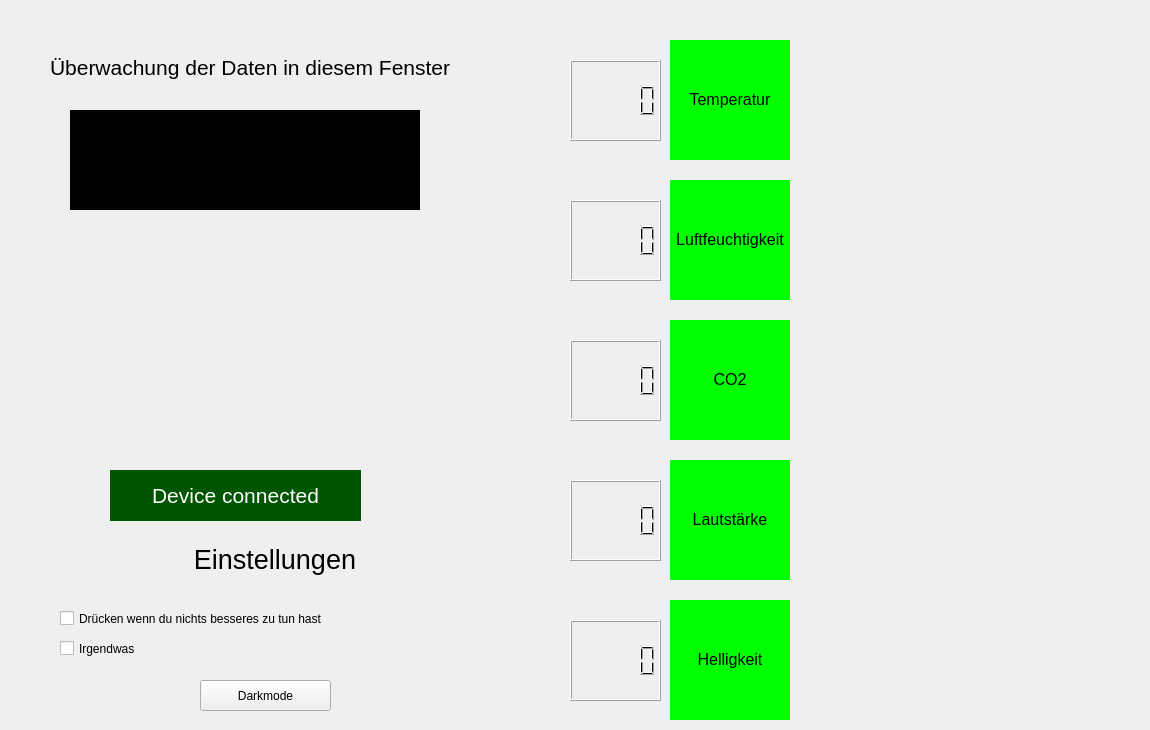
    <widget class="QWidget" name="develop">
     <widget class="QCheckBox" name="checkb2">
      <property name="geometry">
       <rect>
        <x>60</x>
        <y>640</y>
        <width>311</width>
        <height>17</height>
       </rect>
      </property>
      <property name="text">
       <string>Irgendwas</string>
      </property>
     </widget>
     <widget class="QLabel" name="hellampel">
      <property name="geometry">
       <rect>
        <x>670</x>
        <y>600</y>
        <width>120</width>
        <height>120</height>
       </rect>
      </property>
      <property name="styleSheet">
       <string notr="true">background-color: rgb(0, 255, 0);
font: 14pt &quot;MS Shell Dlg 2&quot;;</string>
      </property>
      <property name="text">
       <string>&lt;html&gt;&lt;head/&gt;&lt;body&gt;&lt;p&gt;&lt;span style=&quot; font-size:12pt;&quot;&gt;Helligkeit&lt;/span&gt;&lt;/p&gt;&lt;/body&gt;&lt;/html&gt;</string>
      </property>
      <property name="alignment">
       <set>Qt::AlignCenter</set>
      </property>
     </widget>
     <widget class="QLabel" name="tempampel">
      <property name="geometry">
       <rect>
        <x>670</x>
        <y>40</y>
        <width>120</width>
        <height>120</height>
       </rect>
      </property>
      <property name="styleSheet">
       <string notr="true">background-color: rgb(0, 255, 0);
font: 14pt &quot;MS Shell Dlg 2&quot;;</string>
      </property>
      <property name="text">
       <string>&lt;html&gt;&lt;head/&gt;&lt;body&gt;&lt;p&gt;&lt;span style=&quot; font-size:12pt;&quot;&gt;Temperatur&lt;/span&gt;&lt;/p&gt;&lt;/body&gt;&lt;/html&gt;</string>
      </property>
      <property name="alignment">
       <set>Qt::AlignCenter</set>
      </property>
     </widget>
     <widget class="QCheckBox" name="checkb1">
      <property name="geometry">
       <rect>
        <x>60</x>
        <y>610</y>
        <width>361</width>
        <height>17</height>
       </rect>
      </property>
      <property name="text">
       <string>Drücken wenn du nichts besseres zu tun hast</string>
      </property>
     </widget>
     <widget class="QLabel" name="info">
      <property name="geometry">
       <rect>
        <x>50</x>
        <y>30</y>
        <width>420</width>
        <height>75</height>
       </rect>
      </property>
      <property name="text">
       <string>&lt;html&gt;&lt;head/&gt;&lt;body&gt;&lt;p&gt;&lt;span style=&quot; font-size:16pt;&quot;&gt;Überwachung der Daten in diesem Fenster &lt;/span&gt;&lt;/p&gt;&lt;/body&gt;&lt;/html&gt;</string>
      </property>
     </widget>
     <widget class="QLCDNumber" name="tempanzei">
      <property name="geometry">
       <rect>
        <x>570</x>
        <y>60</y>
        <width>91</width>
        <height>81</height>
       </rect>
      </property>
      <property name="font">
       <font>
        <pointsize>14</pointsize>
       </font>
      </property>
     </widget>
     <widget class="QLabel" name="co2ampel">
      <property name="geometry">
       <rect>
        <x>670</x>
        <y>320</y>
        <width>120</width>
        <height>120</height>
       </rect>
      </property>
      <property name="styleSheet">
       <string notr="true">background-color: rgb(0, 255, 0);
font: 14pt &quot;MS Shell Dlg 2&quot;;</string>
      </property>
      <property name="text">
       <string>&lt;html&gt;&lt;head/&gt;&lt;body&gt;&lt;p&gt;&lt;span style=&quot; font-size:12pt;&quot;&gt;CO2&lt;/span&gt;&lt;/p&gt;&lt;/body&gt;&lt;/html&gt;</string>
      </property>
      <property name="alignment">
       <set>Qt::AlignCenter</set>
      </property>
     </widget>
     <widget class="QLabel" name="luftfeuchtampel">
      <property name="geometry">
       <rect>
        <x>670</x>
        <y>180</y>
        <width>120</width>
        <height>120</height>
       </rect>
      </property>
      <property name="styleSheet">
       <string notr="true">background-color: rgb(0, 255, 0);
font: 14pt &quot;MS Shell Dlg 2&quot;;</string>
      </property>
      <property name="text">
       <string>&lt;html&gt;&lt;head/&gt;&lt;body&gt;&lt;p&gt;&lt;span style=&quot; font-size:12pt;&quot;&gt;Luftfeuchtigkeit&lt;/span&gt;&lt;/p&gt;&lt;/body&gt;&lt;/html&gt;</string>
      </property>
      <property name="alignment">
       <set>Qt::AlignCenter</set>
      </property>
     </widget>
     <widget class="PlotWidget" name="co2w" native="true">
      <property name="geometry">
       <rect>
        <x>820</x>
        <y>320</y>
        <width>321</width>
        <height>121</height>
       </rect>
      </property>
     </widget>
     <widget class="PlotWidget" name="tempw" native="true">
      <property name="geometry">
       <rect>
        <x>820</x>
        <y>40</y>
        <width>320</width>
        <height>120</height>
       </rect>
      </property>
     </widget>
     <widget class="QLCDNumber" name="lautanzei">
      <property name="geometry">
       <rect>
        <x>570</x>
        <y>480</y>
        <width>91</width>
        <height>81</height>
       </rect>
      </property>
      <property name="font">
       <font>
        <pointsize>14</pointsize>
       </font>
      </property>
     </widget>
     <widget class="QLabel" name="einlabel">
      <property name="geometry">
       <rect>
        <x>125</x>
        <y>510</y>
        <width>300</width>
        <height>100</height>
       </rect>
      </property>
      <property name="palette">
       <palette>
        <active>
         <colorrole role="WindowText">
          <brush brushstyle="SolidPattern">
           <color alpha="255">
            <red>0</red>
            <green>0</green>
            <blue>0</blue>
           </color>
          </brush>
         </colorrole>
         <colorrole role="Button">
          <brush brushstyle="SolidPattern">
           <color alpha="255">
            <red>255</red>
            <green>255</green>
            <blue>255</blue>
           </color>
          </brush>
         </colorrole>
         <colorrole role="Light">
          <brush brushstyle="SolidPattern">
           <color alpha="255">
            <red>255</red>
            <green>255</green>
            <blue>255</blue>
           </color>
          </brush>
         </colorrole>
         <colorrole role="Midlight">
          <brush brushstyle="SolidPattern">
           <color alpha="255">
            <red>255</red>
            <green>255</green>
            <blue>255</blue>
           </color>
          </brush>
         </colorrole>
         <colorrole role="Dark">
          <brush brushstyle="SolidPattern">
           <color alpha="255">
            <red>127</red>
            <green>127</green>
            <blue>127</blue>
           </color>
          </brush>
         </colorrole>
         <colorrole role="Mid">
          <brush brushstyle="SolidPattern">
           <color alpha="255">
            <red>170</red>
            <green>170</green>
            <blue>170</blue>
           </color>
          </brush>
         </colorrole>
         <colorrole role="Text">
          <brush brushstyle="SolidPattern">
           <color alpha="255">
            <red>0</red>
            <green>0</green>
            <blue>0</blue>
           </color>
          </brush>
         </colorrole>
         <colorrole role="BrightText">
          <brush brushstyle="SolidPattern">
           <color alpha="255">
            <red>255</red>
            <green>255</green>
            <blue>255</blue>
           </color>
          </brush>
         </colorrole>
         <colorrole role="ButtonText">
          <brush brushstyle="SolidPattern">
           <color alpha="255">
            <red>0</red>
            <green>0</green>
            <blue>0</blue>
           </color>
          </brush>
         </colorrole>
         <colorrole role="Base">
          <brush brushstyle="SolidPattern">
           <color alpha="255">
            <red>255</red>
            <green>255</green>
            <blue>255</blue>
           </color>
          </brush>
         </colorrole>
         <colorrole role="Window">
          <brush brushstyle="SolidPattern">
           <color alpha="255">
            <red>255</red>
            <green>255</green>
            <blue>255</blue>
           </color>
          </brush>
         </colorrole>
         <colorrole role="Shadow">
          <brush brushstyle="SolidPattern">
           <color alpha="255">
            <red>0</red>
            <green>0</green>
            <blue>0</blue>
           </color>
          </brush>
         </colorrole>
         <colorrole role="AlternateBase">
          <brush brushstyle="SolidPattern">
           <color alpha="255">
            <red>255</red>
            <green>255</green>
            <blue>255</blue>
           </color>
          </brush>
         </colorrole>
         <colorrole role="ToolTipBase">
          <brush brushstyle="SolidPattern">
           <color alpha="255">
            <red>255</red>
            <green>255</green>
            <blue>220</blue>
           </color>
          </brush>
         </colorrole>
         <colorrole role="ToolTipText">
          <brush brushstyle="SolidPattern">
           <color alpha="255">
            <red>0</red>
            <green>0</green>
            <blue>0</blue>
           </color>
          </brush>
         </colorrole>
         <colorrole role="PlaceholderText">
          <brush brushstyle="NoBrush">
           <color alpha="128">
            <red>0</red>
            <green>0</green>
            <blue>0</blue>
           </color>
          </brush>
         </colorrole>
        </active>
        <inactive>
         <colorrole role="WindowText">
          <brush brushstyle="SolidPattern">
           <color alpha="255">
            <red>0</red>
            <green>0</green>
            <blue>0</blue>
           </color>
          </brush>
         </colorrole>
         <colorrole role="Button">
          <brush brushstyle="SolidPattern">
           <color alpha="255">
            <red>255</red>
            <green>255</green>
            <blue>255</blue>
           </color>
          </brush>
         </colorrole>
         <colorrole role="Light">
          <brush brushstyle="SolidPattern">
           <color alpha="255">
            <red>255</red>
            <green>255</green>
            <blue>255</blue>
           </color>
          </brush>
         </colorrole>
         <colorrole role="Midlight">
          <brush brushstyle="SolidPattern">
           <color alpha="255">
            <red>255</red>
            <green>255</green>
            <blue>255</blue>
           </color>
          </brush>
         </colorrole>
         <colorrole role="Dark">
          <brush brushstyle="SolidPattern">
           <color alpha="255">
            <red>127</red>
            <green>127</green>
            <blue>127</blue>
           </color>
          </brush>
         </colorrole>
         <colorrole role="Mid">
          <brush brushstyle="SolidPattern">
           <color alpha="255">
            <red>170</red>
            <green>170</green>
            <blue>170</blue>
           </color>
          </brush>
         </colorrole>
         <colorrole role="Text">
          <brush brushstyle="SolidPattern">
           <color alpha="255">
            <red>0</red>
            <green>0</green>
            <blue>0</blue>
           </color>
          </brush>
         </colorrole>
         <colorrole role="BrightText">
          <brush brushstyle="SolidPattern">
           <color alpha="255">
            <red>255</red>
            <green>255</green>
            <blue>255</blue>
           </color>
          </brush>
         </colorrole>
         <colorrole role="ButtonText">
          <brush brushstyle="SolidPattern">
           <color alpha="255">
            <red>0</red>
            <green>0</green>
            <blue>0</blue>
           </color>
          </brush>
         </colorrole>
         <colorrole role="Base">
          <brush brushstyle="SolidPattern">
           <color alpha="255">
            <red>255</red>
            <green>255</green>
            <blue>255</blue>
           </color>
          </brush>
         </colorrole>
         <colorrole role="Window">
          <brush brushstyle="SolidPattern">
           <color alpha="255">
            <red>255</red>
            <green>255</green>
            <blue>255</blue>
           </color>
          </brush>
         </colorrole>
         <colorrole role="Shadow">
          <brush brushstyle="SolidPattern">
           <color alpha="255">
            <red>0</red>
            <green>0</green>
            <blue>0</blue>
           </color>
          </brush>
         </colorrole>
         <colorrole role="AlternateBase">
          <brush brushstyle="SolidPattern">
           <color alpha="255">
            <red>255</red>
            <green>255</green>
            <blue>255</blue>
           </color>
          </brush>
         </colorrole>
         <colorrole role="ToolTipBase">
          <brush brushstyle="SolidPattern">
           <color alpha="255">
            <red>255</red>
            <green>255</green>
            <blue>220</blue>
           </color>
          </brush>
         </colorrole>
         <colorrole role="ToolTipText">
          <brush brushstyle="SolidPattern">
           <color alpha="255">
            <red>0</red>
            <green>0</green>
            <blue>0</blue>
           </color>
          </brush>
         </colorrole>
         <colorrole role="PlaceholderText">
          <brush brushstyle="NoBrush">
           <color alpha="128">
            <red>0</red>
            <green>0</green>
            <blue>0</blue>
           </color>
          </brush>
         </colorrole>
        </inactive>
        <disabled>
         <colorrole role="WindowText">
          <brush brushstyle="SolidPattern">
           <color alpha="255">
            <red>127</red>
            <green>127</green>
            <blue>127</blue>
           </color>
          </brush>
         </colorrole>
         <colorrole role="Button">
          <brush brushstyle="SolidPattern">
           <color alpha="255">
            <red>255</red>
            <green>255</green>
            <blue>255</blue>
           </color>
          </brush>
         </colorrole>
         <colorrole role="Light">
          <brush brushstyle="SolidPattern">
           <color alpha="255">
            <red>255</red>
            <green>255</green>
            <blue>255</blue>
           </color>
          </brush>
         </colorrole>
         <colorrole role="Midlight">
          <brush brushstyle="SolidPattern">
           <color alpha="255">
            <red>255</red>
            <green>255</green>
            <blue>255</blue>
           </color>
          </brush>
         </colorrole>
         <colorrole role="Dark">
          <brush brushstyle="SolidPattern">
           <color alpha="255">
            <red>127</red>
            <green>127</green>
            <blue>127</blue>
           </color>
          </brush>
         </colorrole>
         <colorrole role="Mid">
          <brush brushstyle="SolidPattern">
           <color alpha="255">
            <red>170</red>
            <green>170</green>
            <blue>170</blue>
           </color>
          </brush>
         </colorrole>
         <colorrole role="Text">
          <brush brushstyle="SolidPattern">
           <color alpha="255">
            <red>127</red>
            <green>127</green>
            <blue>127</blue>
           </color>
          </brush>
         </colorrole>
         <colorrole role="BrightText">
          <brush brushstyle="SolidPattern">
           <color alpha="255">
            <red>255</red>
            <green>255</green>
            <blue>255</blue>
           </color>
          </brush>
         </colorrole>
         <colorrole role="ButtonText">
          <brush brushstyle="SolidPattern">
           <color alpha="255">
            <red>127</red>
            <green>127</green>
            <blue>127</blue>
           </color>
          </brush>
         </colorrole>
         <colorrole role="Base">
          <brush brushstyle="SolidPattern">
           <color alpha="255">
            <red>255</red>
            <green>255</green>
            <blue>255</blue>
           </color>
          </brush>
         </colorrole>
         <colorrole role="Window">
          <brush brushstyle="SolidPattern">
           <color alpha="255">
            <red>255</red>
            <green>255</green>
            <blue>255</blue>
           </color>
          </brush>
         </colorrole>
         <colorrole role="Shadow">
          <brush brushstyle="SolidPattern">
           <color alpha="255">
            <red>0</red>
            <green>0</green>
            <blue>0</blue>
           </color>
          </brush>
         </colorrole>
         <colorrole role="AlternateBase">
          <brush brushstyle="SolidPattern">
           <color alpha="255">
            <red>255</red>
            <green>255</green>
            <blue>255</blue>
           </color>
          </brush>
         </colorrole>
         <colorrole role="ToolTipBase">
          <brush brushstyle="SolidPattern">
           <color alpha="255">
            <red>255</red>
            <green>255</green>
            <blue>220</blue>
           </color>
          </brush>
         </colorrole>
         <colorrole role="ToolTipText">
          <brush brushstyle="SolidPattern">
           <color alpha="255">
            <red>0</red>
            <green>0</green>
            <blue>0</blue>
           </color>
          </brush>
         </colorrole>
         <colorrole role="PlaceholderText">
          <brush brushstyle="NoBrush">
           <color alpha="128">
            <red>0</red>
            <green>0</green>
            <blue>0</blue>
           </color>
          </brush>
         </colorrole>
        </disabled>
       </palette>
      </property>
      <property name="text">
       <string>&lt;html&gt;&lt;head/&gt;&lt;body&gt;&lt;p align=&quot;center&quot;&gt;&lt;span style=&quot; font-size:20pt;&quot;&gt;Einstellungen&lt;/span&gt;&lt;/p&gt;&lt;/body&gt;&lt;/html&gt;</string>
      </property>
     </widget>
     <widget class="QLabel" name="istdevcon">
      <property name="geometry">
       <rect>
        <x>110</x>
        <y>470</y>
        <width>251</width>
        <height>51</height>
       </rect>
      </property>
      <property name="font">
       <font>
        <pointsize>16</pointsize>
       </font>
      </property>
      <property name="styleSheet">
       <string notr="true">background-color:rgb(0, 85, 0);</string>
      </property>
      <property name="text">
       <string>&lt;html&gt;&lt;head/&gt;&lt;body&gt;&lt;p&gt;&lt;span style=&quot; color:#ffffff;&quot;&gt;Device connected&lt;/span&gt;&lt;/p&gt;&lt;/body&gt;&lt;/html&gt;</string>
      </property>
      <property name="alignment">
       <set>Qt::AlignCenter</set>
      </property>
     </widget>
     <widget class="QLabel" name="bild">
      <property name="geometry">
       <rect>
        <x>110</x>
        <y>210</y>
        <width>256</width>
        <height>256</height>
       </rect>
      </property>
      <property name="text">
       <string/>
      </property>
      <property name="pixmap">
       <pixmap>grafiken/icon.png</pixmap>
      </property>
      <property name="scaledContents">
       <bool>true</bool>
      </property>
     </widget>
     <widget class="PlotWidget" name="hellw" native="true">
      <property name="geometry">
       <rect>
        <x>820</x>
        <y>600</y>
        <width>321</width>
        <height>121</height>
       </rect>
      </property>
     </widget>
     <widget class="QLCDNumber" name="hellanzei">
      <property name="geometry">
       <rect>
        <x>570</x>
        <y>620</y>
        <width>91</width>
        <height>81</height>
       </rect>
      </property>
      <property name="font">
       <font>
        <pointsize>14</pointsize>
       </font>
      </property>
     </widget>
     <widget class="QPushButton" name="darkmodebutton">
      <property name="geometry">
       <rect>
        <x>200</x>
        <y>680</y>
        <width>131</width>
        <height>31</height>
       </rect>
      </property>
      <property name="text">
       <string>Darkmode</string>
      </property>
     </widget>
     <widget class="QLCDNumber" name="luftfeuchtanzei">
      <property name="geometry">
       <rect>
        <x>570</x>
        <y>200</y>
        <width>91</width>
        <height>81</height>
       </rect>
      </property>
      <property name="font">
       <font>
        <pointsize>14</pointsize>
       </font>
      </property>
     </widget>
     <widget class="QLabel" name="uhr">
      <property name="geometry">
       <rect>
        <x>70</x>
        <y>110</y>
        <width>350</width>
        <height>100</height>
       </rect>
      </property>
      <property name="palette">
       <palette>
        <active>
         <colorrole role="WindowText">
          <brush brushstyle="SolidPattern">
           <color alpha="255">
            <red>255</red>
            <green>255</green>
            <blue>255</blue>
           </color>
          </brush>
         </colorrole>
         <colorrole role="Button">
          <brush brushstyle="SolidPattern">
           <color alpha="255">
            <red>0</red>
            <green>0</green>
            <blue>0</blue>
           </color>
          </brush>
         </colorrole>
         <colorrole role="Light">
          <brush brushstyle="SolidPattern">
           <color alpha="255">
            <red>0</red>
            <green>0</green>
            <blue>0</blue>
           </color>
          </brush>
         </colorrole>
         <colorrole role="Midlight">
          <brush brushstyle="SolidPattern">
           <color alpha="255">
            <red>0</red>
            <green>0</green>
            <blue>0</blue>
           </color>
          </brush>
         </colorrole>
         <colorrole role="Dark">
          <brush brushstyle="SolidPattern">
           <color alpha="255">
            <red>0</red>
            <green>0</green>
            <blue>0</blue>
           </color>
          </brush>
         </colorrole>
         <colorrole role="Mid">
          <brush brushstyle="SolidPattern">
           <color alpha="255">
            <red>0</red>
            <green>0</green>
            <blue>0</blue>
           </color>
          </brush>
         </colorrole>
         <colorrole role="Text">
          <brush brushstyle="SolidPattern">
           <color alpha="255">
            <red>255</red>
            <green>255</green>
            <blue>255</blue>
           </color>
          </brush>
         </colorrole>
         <colorrole role="BrightText">
          <brush brushstyle="SolidPattern">
           <color alpha="255">
            <red>255</red>
            <green>255</green>
            <blue>255</blue>
           </color>
          </brush>
         </colorrole>
         <colorrole role="ButtonText">
          <brush brushstyle="SolidPattern">
           <color alpha="255">
            <red>255</red>
            <green>255</green>
            <blue>255</blue>
           </color>
          </brush>
         </colorrole>
         <colorrole role="Base">
          <brush brushstyle="SolidPattern">
           <color alpha="255">
            <red>0</red>
            <green>0</green>
            <blue>0</blue>
           </color>
          </brush>
         </colorrole>
         <colorrole role="Window">
          <brush brushstyle="SolidPattern">
           <color alpha="255">
            <red>0</red>
            <green>0</green>
            <blue>0</blue>
           </color>
          </brush>
         </colorrole>
         <colorrole role="Shadow">
          <brush brushstyle="SolidPattern">
           <color alpha="255">
            <red>0</red>
            <green>0</green>
            <blue>0</blue>
           </color>
          </brush>
         </colorrole>
         <colorrole role="AlternateBase">
          <brush brushstyle="SolidPattern">
           <color alpha="255">
            <red>0</red>
            <green>0</green>
            <blue>0</blue>
           </color>
          </brush>
         </colorrole>
         <colorrole role="ToolTipBase">
          <brush brushstyle="SolidPattern">
           <color alpha="255">
            <red>255</red>
            <green>255</green>
            <blue>220</blue>
           </color>
          </brush>
         </colorrole>
         <colorrole role="ToolTipText">
          <brush brushstyle="SolidPattern">
           <color alpha="255">
            <red>0</red>
            <green>0</green>
            <blue>0</blue>
           </color>
          </brush>
         </colorrole>
         <colorrole role="PlaceholderText">
          <brush brushstyle="NoBrush">
           <color alpha="128">
            <red>255</red>
            <green>255</green>
            <blue>255</blue>
           </color>
          </brush>
         </colorrole>
        </active>
        <inactive>
         <colorrole role="WindowText">
          <brush brushstyle="SolidPattern">
           <color alpha="255">
            <red>255</red>
            <green>255</green>
            <blue>255</blue>
           </color>
          </brush>
         </colorrole>
         <colorrole role="Button">
          <brush brushstyle="SolidPattern">
           <color alpha="255">
            <red>0</red>
            <green>0</green>
            <blue>0</blue>
           </color>
          </brush>
         </colorrole>
         <colorrole role="Light">
          <brush brushstyle="SolidPattern">
           <color alpha="255">
            <red>0</red>
            <green>0</green>
            <blue>0</blue>
           </color>
          </brush>
         </colorrole>
         <colorrole role="Midlight">
          <brush brushstyle="SolidPattern">
           <color alpha="255">
            <red>0</red>
            <green>0</green>
            <blue>0</blue>
           </color>
          </brush>
         </colorrole>
         <colorrole role="Dark">
          <brush brushstyle="SolidPattern">
           <color alpha="255">
            <red>0</red>
            <green>0</green>
            <blue>0</blue>
           </color>
          </brush>
         </colorrole>
         <colorrole role="Mid">
          <brush brushstyle="SolidPattern">
           <color alpha="255">
            <red>0</red>
            <green>0</green>
            <blue>0</blue>
           </color>
          </brush>
         </colorrole>
         <colorrole role="Text">
          <brush brushstyle="SolidPattern">
           <color alpha="255">
            <red>255</red>
            <green>255</green>
            <blue>255</blue>
           </color>
          </brush>
         </colorrole>
         <colorrole role="BrightText">
          <brush brushstyle="SolidPattern">
           <color alpha="255">
            <red>255</red>
            <green>255</green>
            <blue>255</blue>
           </color>
          </brush>
         </colorrole>
         <colorrole role="ButtonText">
          <brush brushstyle="SolidPattern">
           <color alpha="255">
            <red>255</red>
            <green>255</green>
            <blue>255</blue>
           </color>
          </brush>
         </colorrole>
         <colorrole role="Base">
          <brush brushstyle="SolidPattern">
           <color alpha="255">
            <red>0</red>
            <green>0</green>
            <blue>0</blue>
           </color>
          </brush>
         </colorrole>
         <colorrole role="Window">
          <brush brushstyle="SolidPattern">
           <color alpha="255">
            <red>0</red>
            <green>0</green>
            <blue>0</blue>
           </color>
          </brush>
         </colorrole>
         <colorrole role="Shadow">
          <brush brushstyle="SolidPattern">
           <color alpha="255">
            <red>0</red>
            <green>0</green>
            <blue>0</blue>
           </color>
          </brush>
         </colorrole>
         <colorrole role="AlternateBase">
          <brush brushstyle="SolidPattern">
           <color alpha="255">
            <red>0</red>
            <green>0</green>
            <blue>0</blue>
           </color>
          </brush>
         </colorrole>
         <colorrole role="ToolTipBase">
          <brush brushstyle="SolidPattern">
           <color alpha="255">
            <red>255</red>
            <green>255</green>
            <blue>220</blue>
           </color>
          </brush>
         </colorrole>
         <colorrole role="ToolTipText">
          <brush brushstyle="SolidPattern">
           <color alpha="255">
            <red>0</red>
            <green>0</green>
            <blue>0</blue>
           </color>
          </brush>
         </colorrole>
         <colorrole role="PlaceholderText">
          <brush brushstyle="NoBrush">
           <color alpha="128">
            <red>255</red>
            <green>255</green>
            <blue>255</blue>
           </color>
          </brush>
         </colorrole>
        </inactive>
        <disabled>
         <colorrole role="WindowText">
          <brush brushstyle="SolidPattern">
           <color alpha="255">
            <red>0</red>
            <green>0</green>
            <blue>0</blue>
           </color>
          </brush>
         </colorrole>
         <colorrole role="Button">
          <brush brushstyle="SolidPattern">
           <color alpha="255">
            <red>0</red>
            <green>0</green>
            <blue>0</blue>
           </color>
          </brush>
         </colorrole>
         <colorrole role="Light">
          <brush brushstyle="SolidPattern">
           <color alpha="255">
            <red>0</red>
            <green>0</green>
            <blue>0</blue>
           </color>
          </brush>
         </colorrole>
         <colorrole role="Midlight">
          <brush brushstyle="SolidPattern">
           <color alpha="255">
            <red>0</red>
            <green>0</green>
            <blue>0</blue>
           </color>
          </brush>
         </colorrole>
         <colorrole role="Dark">
          <brush brushstyle="SolidPattern">
           <color alpha="255">
            <red>0</red>
            <green>0</green>
            <blue>0</blue>
           </color>
          </brush>
         </colorrole>
         <colorrole role="Mid">
          <brush brushstyle="SolidPattern">
           <color alpha="255">
            <red>0</red>
            <green>0</green>
            <blue>0</blue>
           </color>
          </brush>
         </colorrole>
         <colorrole role="Text">
          <brush brushstyle="SolidPattern">
           <color alpha="255">
            <red>0</red>
            <green>0</green>
            <blue>0</blue>
           </color>
          </brush>
         </colorrole>
         <colorrole role="BrightText">
          <brush brushstyle="SolidPattern">
           <color alpha="255">
            <red>255</red>
            <green>255</green>
            <blue>255</blue>
           </color>
          </brush>
         </colorrole>
         <colorrole role="ButtonText">
          <brush brushstyle="SolidPattern">
           <color alpha="255">
            <red>0</red>
            <green>0</green>
            <blue>0</blue>
           </color>
          </brush>
         </colorrole>
         <colorrole role="Base">
          <brush brushstyle="SolidPattern">
           <color alpha="255">
            <red>0</red>
            <green>0</green>
            <blue>0</blue>
           </color>
          </brush>
         </colorrole>
         <colorrole role="Window">
          <brush brushstyle="SolidPattern">
           <color alpha="255">
            <red>0</red>
            <green>0</green>
            <blue>0</blue>
           </color>
          </brush>
         </colorrole>
         <colorrole role="Shadow">
          <brush brushstyle="SolidPattern">
           <color alpha="255">
            <red>0</red>
            <green>0</green>
            <blue>0</blue>
           </color>
          </brush>
         </colorrole>
         <colorrole role="AlternateBase">
          <brush brushstyle="SolidPattern">
           <color alpha="255">
            <red>0</red>
            <green>0</green>
            <blue>0</blue>
           </color>
          </brush>
         </colorrole>
         <colorrole role="ToolTipBase">
          <brush brushstyle="SolidPattern">
           <color alpha="255">
            <red>255</red>
            <green>255</green>
            <blue>220</blue>
           </color>
          </brush>
         </colorrole>
         <colorrole role="ToolTipText">
          <brush brushstyle="SolidPattern">
           <color alpha="255">
            <red>0</red>
            <green>0</green>
            <blue>0</blue>
           </color>
          </brush>
         </colorrole>
         <colorrole role="PlaceholderText">
          <brush brushstyle="NoBrush">
           <color alpha="128">
            <red>255</red>
            <green>255</green>
            <blue>255</blue>
           </color>
          </brush>
         </colorrole>
        </disabled>
       </palette>
      </property>
      <property name="styleSheet">
       <string notr="true">background-color: rgb(0, 0, 0);</string>
      </property>
      <property name="text">
       <string/>
      </property>
     </widget>
     <widget class="QLabel" name="lautampel">
      <property name="geometry">
       <rect>
        <x>670</x>
        <y>460</y>
        <width>120</width>
        <height>120</height>
       </rect>
      </property>
      <property name="styleSheet">
       <string notr="true">background-color: rgb(0, 255, 0);
font: 14pt &quot;MS Shell Dlg 2&quot;;</string>
      </property>
      <property name="text">
       <string>&lt;html&gt;&lt;head/&gt;&lt;body&gt;&lt;p&gt;&lt;span style=&quot; font-size:12pt;&quot;&gt;Lautstärke&lt;/span&gt;&lt;/p&gt;&lt;/body&gt;&lt;/html&gt;</string>
      </property>
      <property name="alignment">
       <set>Qt::AlignCenter</set>
      </property>
     </widget>
     <widget class="PlotWidget" name="luftfeuchtw" native="true">
      <property name="geometry">
       <rect>
        <x>820</x>
        <y>180</y>
        <width>320</width>
        <height>120</height>
       </rect>
      </property>
     </widget>
     <widget class="QLCDNumber" name="co2anzei">
      <property name="geometry">
       <rect>
        <x>570</x>
        <y>340</y>
        <width>91</width>
        <height>81</height>
       </rect>
      </property>
      <property name="font">
       <font>
        <pointsize>14</pointsize>
       </font>
      </property>
     </widget>
     <widget class="PlotWidget" name="lautw" native="true">
      <property name="geometry">
       <rect>
        <x>820</x>
        <y>460</y>
        <width>321</width>
        <height>121</height>
       </rect>
      </property>
     </widget>
    </widget>
